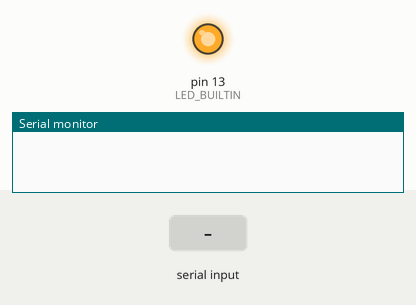
Simulated run of this sketch. Board: Arduino Uno, built with avr-gcc and run on an emulated ATmega328P. Shown: output pins drawn as LEDs (lit = HIGH), the last lines printed to the serial monitor. Dashed ring = blinking. The inputs (shaded band) are chosen by the test bench.

Above: at 1.2 s.
1.3 s: "s" received over Serial
At 2.4 s:
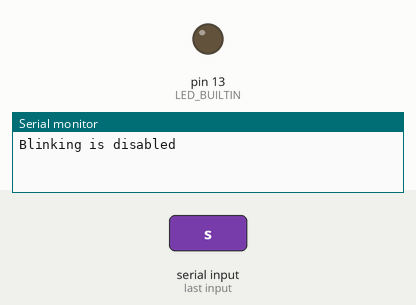
2.8 s: "r" received over Serial
At 4.1 s:
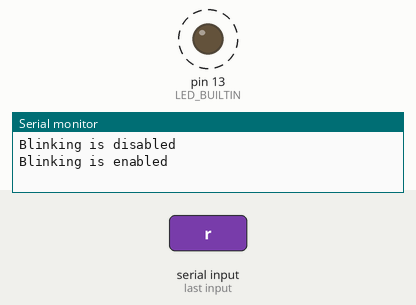
Timing chart, 0 to 10.7 s (numbered marks = the images above; inputs shaded):
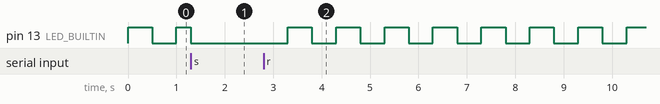

Measured:
- after the input at 2.8 s, pin 13 (LED_BUILTIN): alternates HIGH for 0.50 s and LOW for 0.50 s, starting after 0.50 s

The sketch:

01_blink.ino
```cpp
unsigned long time_now = 0;
char serial_in = {};
bool blinking_enabled = true;
void setup() {
  // initialize digital pin LED_BUILTIN as an output.
  pinMode(LED_BUILTIN, OUTPUT);
  digitalWrite(LED_BUILTIN, HIGH);
  time_now = millis();
  Serial.begin(115200);
}

bool led_status = true;
unsigned long time_elapsed = 0;
// the loop function runs over and over again forever
void loop() {
  if (Serial.available() > 0)
  {
    serial_in = Serial.read();
    if(serial_in == 's')
    {
      Serial.println("Blinking is disabled");
      blinking_enabled = false;
    }
    else if (serial_in == 'r')
    {
      Serial.println("Blinking is enabled");
      blinking_enabled = true;
      time_now = millis();
    }
  }
  if (blinking_enabled == true)
  {
        time_elapsed = millis() - time_now;
        if (time_elapsed >= 500)
        {
          if (led_status == true)
          {
            digitalWrite(LED_BUILTIN, LOW);
            led_status = false;
            time_now = millis();
          }
        else
        {
          digitalWrite(LED_BUILTIN, HIGH);
          led_status = true;
          time_now = millis();
        }
        }
    }
  else
  {
    digitalWrite(LED_BUILTIN, LOW);
    led_status = false;
  }
}
```
